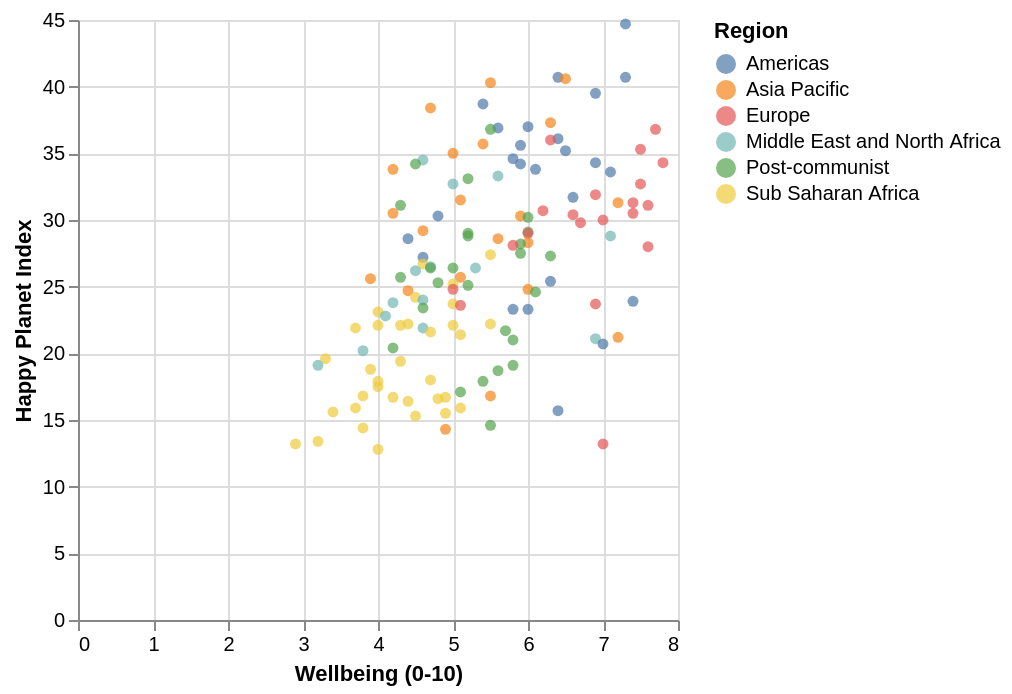

The cell this chart's notebook holds for it:
### Markdown cell above
4. Add the tooltip functionality in the scatter plot. When you hover over a datapoint, it displays information regarding the Region.

### Code cell
alt.Chart(hpi_df).mark_circle().encode(
 x='Wellbeing (0-10):Q',
 y='Happy Planet Index:Q',
 color='Region:N',
 tooltip=['Country', 'Region', 'Wellbeing (0-10)', 'Happy Planet Index', 'Life Expectancy (years)'])

### Figure 1 — Vega-Lite specification as saved in the notebook (floating-point values rounded to 4 significant figures; data arrays with more than 128 entries replaced by an {"elided": "..."} marker saying what was removed)
{"config": {"view": {"continuousWidth": 300, "continuousHeight": 300}}, "data": {"name": "data-e1c068cb61c6a12593f95144d0d2b6ed"}, "mark": {"type": "circle"}, "encoding": {"color": {"field": "Region", "type": "nominal"}, "tooltip": [{"field": "Country", "type": "nominal"}, {"field": "Region", "type": "nominal"}, {"field": "Wellbeing (0-10)", "type": "quantitative"}, {"field": "Happy Planet Index", "type": "quantitative"}, {"field": "Life Expectancy (years)", "type": "quantitative"}], "x": {"field": "Wellbeing (0-10)", "type": "quantitative"}, "y": {"field": "Happy Planet Index", "type": "quantitative"}}, "$schema": "https://vega.github.io/schema/vega-lite/v5.17.0.json", "datasets": {"data-e1c068cb61c6a12593f95144d0d2b6ed": {"elided": "140 records"}}}
